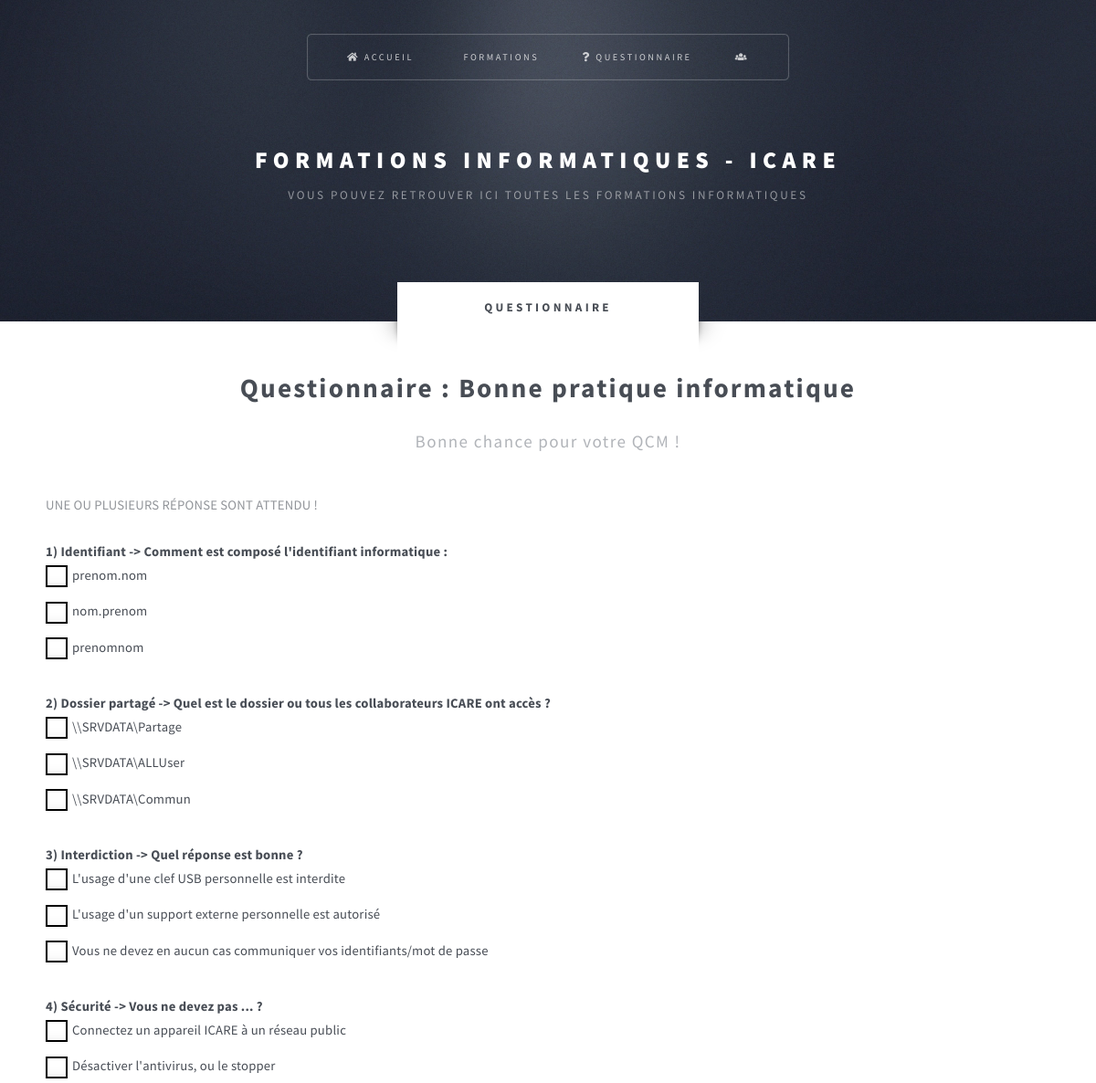
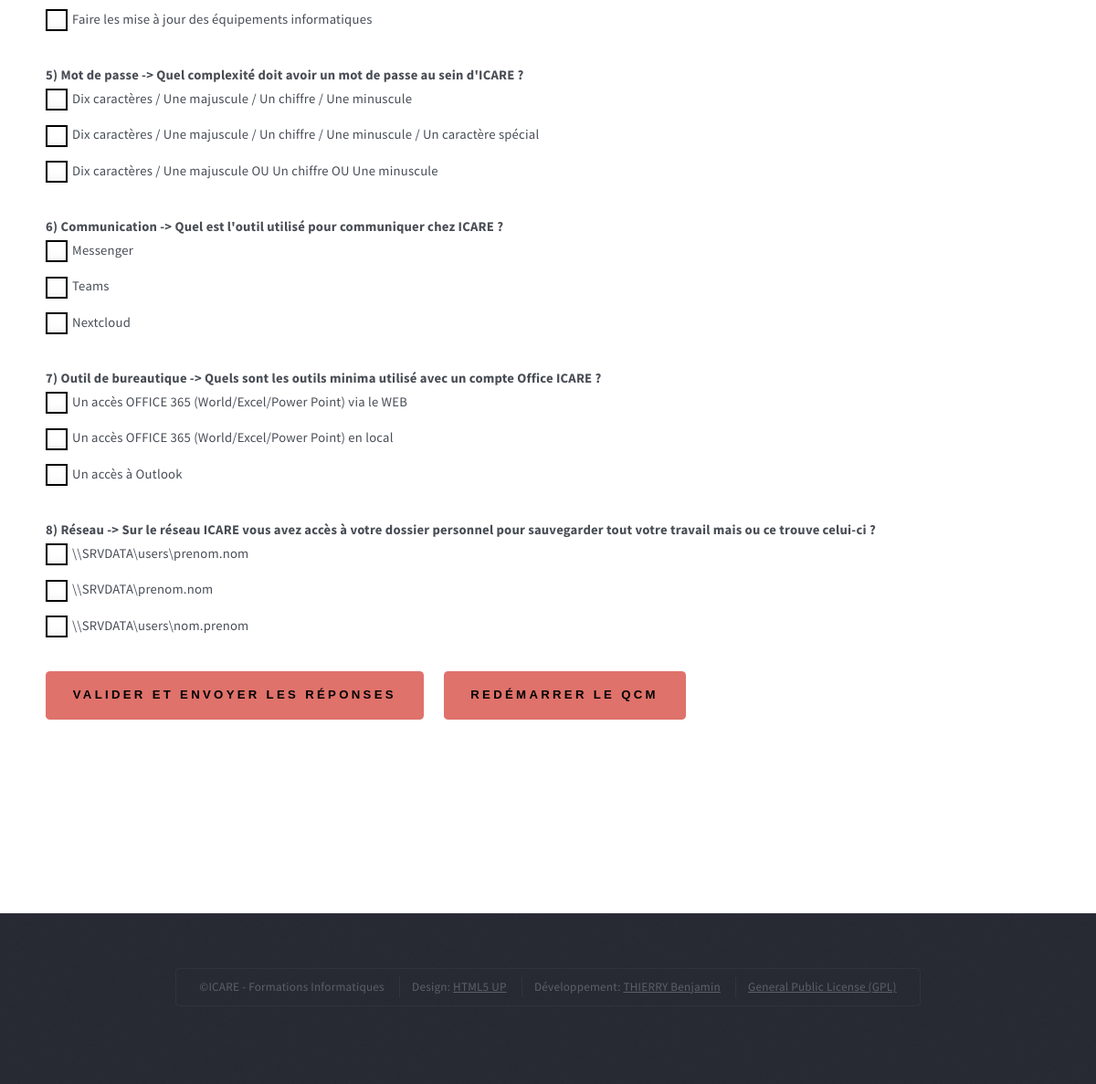
/pages/questionnaire.php?qcm=27 (signed in), run on the app's committed database (2 pictures, top to bottom).
### tables this page shows
CREATE TABLE `formations` (
  `id` int(11) NOT NULL,
  `nom` varchar(255) NOT NULL,
  `description` text NOT NULL,
  `groupe` varchar(255) DEFAULT 'ALL',
  `video` varchar(255) NOT NULL
);

CREATE TABLE `question` (
  `id` int(11) NOT NULL,
  `nom` varchar(255) NOT NULL,
  `description` text DEFAULT 'NULL',
  `reponse` varchar(255) NOT NULL,
  `reponse_vrai` varchar(255) NOT NULL,
  `id_formations` int(11) NOT NULL
);

### pages/questionnaire.php (the view, shortened to what this page needs)
<!DOCTYPE HTML>
<?php $nb_qcm = $_GET["qcm"]; ?>
<html>
	<head>
		<link rel="stylesheet" href="../assets/css/main.css" />
		<link rel="stylesheet" href="../assets/css/checkbox.css" />
	</head>
	<body class="no-sidebar is-preload">
		<div id="page-wrapper">
				<?php include '../construct/header.php';  ?>
				<div id="main" class="wrapper style2">
					<div class="title">Questionnaire</div>
					<div class="container">
							<div id="content">
								<article class="box post">
									<?php
										include '../bdd/connect.php';
										$dbname = "formations";
										$conn = new mysqli($servername, $username, $password, $dbname);
										$sql = "SELECT `id`,`nom`,`description`,`groupe`,`video` FROM `formations` WHERE `id` = ".$nb_qcm;
										$result = $conn->query($sql);
										if ($result->num_rows > 0) {
										  while($row = $result->fetch_assoc()) {
												echo "<header class=\"style1\"><h2>Questionnaire : ".$row["nom"]."</h2>";
												echo "<p>Bonne chance pour votre QCM !</p></header>";
												echo "<p>UNE OU PLUSIEURS RÉPONSE SONT ATTENDU !</p>";
										  }
										}
									?>
									<form class="quiz" name="quiz" method="post">
										<?php
											include '../bdd/connect.php';
											$dbname = "formations";
											$conn = new mysqli($servername, $username, $password, $dbname);
											$sql = "SELECT `id`,`nom`,`description`,`reponse`,`reponse_vrai`,`id_formations` FROM `question` WHERE `id_formations`=".$nb_qcm;
											$result = $conn->query($sql);
											$i = 1;
											if ($result->num_rows > 0) {
												while($row = $result->fetch_assoc()) {
													$numQuestion = $i;
													$titre=$row["nom"];
													$description=$row["description"];
													$question=$row["reponse"];
													$questions=explode('|',$question);
													echo "<b>".$numQuestion.") ".$titre." -> ".$description."</b>";
													$nbQuestions = sizeof($questions);
													for ($x=0;$x<$nbQuestions;$x++) {
														$reponse = $questions[$x];
														$numeroQuestion = $row["id"].$x;
														echo "<div class=\"form-group\">
																	  <input type=\"checkbox\" name=\"q".$i."\" value=\"".$numeroQuestion."\" id=\"".$numeroQuestion."\">
																	  <label class=\"rep\" for=\"".$numeroQuestion."\">".$reponse."</label>
																	</div>";
													}
													echo "<br>";
													$i++;
												}
												echo "<input type=\"button\" name=\"Valider\" value=\"Valider et envoyer les réponses\" onClick=\"main(this.form);\">&nbsp;&nbsp;&nbsp;&nbsp;&nbsp;&nbsp;
												<input type=\"reset\" value=\"Redémarrer le QCM\">&nbsp;&nbsp;&nbsp;<p><br>
												";
											} else {
												echo "Aucune question n'est disponible sur ce questionnaire !<br>Veuillez contacter un administarteur.";
											}
										?>
									</form>
								</article>
							</div>
					</div>
				</div>
				<?php include '../construct/footer.php';  ?>
		</div>
	</body>
</html>

### construct/header.php (shortened to what this page needs)
<section id="header" class="wrapper">
		<div id="logo">
			<h1><a href="#">Formations Informatiques - ICARE</a></h1>
			<p>Vous pouvez retrouver ici toutes les formations informatiques</p>
		</div>
			<nav id="nav">
				<ul>
					<li class="current"><a href="/Formation/SiteWEB/"><i class="fas fa-home"></i> Accueil</a></li>
					<li><a href="/Formation/SiteWEB/pages/formations.php"><i class="fas fa-chalkboard-teacher"></i> Formations</a></li>
					<li><a href="/Formation/SiteWEB/pages/QCM.php"><i class="fas fa-question"></i> Questionnaire</a></li>
					<li>
						<a href="#"><i class="fas fa-users"></i> <?php echo $_SESSION["user"] ?></a>
				</li>
				</ul>
			</nav>
</section>

### construct/footer.php
<section id="footer">
	<div id="copyright">
		<ul>
			<li>&copy;ICARE - Formations Informatiques</li>
			<li>Design: <a href="http://html5up.net">HTML5 UP</a></li>
			<li>Développement: <a href="https://www.beninfo.fr/">THIERRY Benjamin</a></li>
			<li><a href="https://github.com/Akwellan/FormationsWEB">General Public License (GPL)</a></li>
		</ul>
	</div>
</section>

### assets/css/checkbox.css (style rules this page uses)
.rep { font-weight: normal; }
.quiz { align-items: center; }
.form-group,.form-group:before, .form-group:after { -webkit-box-sizing: border-box; -moz-box-sizing: border-box; box-sizing: border-box; margin: 0; padding: 0; display: block; margin-bottom: 15px; }
.form-group label { position: relative; cursor: pointer; }
.form-group label:before { content:''; -webkit-appearance: none; background-color: transparent; border: 2px solid #000000; box-shadow: 0 1px 2px rgba(0, 0, 0, 0.05), inset 0px -15px 10px -12px rgba(0, 0, 0, 0.05); padding: 10px; display: inline-block; position: relative; vertical-align: middle; cursor: pointer; margin-right: 5px; }

### data on the page
formations: nom "Bonne pratique informatique"
question: numQuestion "1", nom "Identifiant", description "Comment est composé l'identifiant informatique :", reponse "prenom.nom", reponse "nom.prenom", reponse "prenomnom"
question: numQuestion "2", nom "Dossier partagé", description "Quel est le dossier ou tous les collaborateurs ICARE ont accès ?", reponse "\\\\SRVDATA\\Partage", reponse "\\\\SRVDATA\\ALLUser", reponse "\\\\SRVDATA\\Commun"
question: numQuestion "3", nom "Interdiction", description "Quel réponse est bonne ?", reponse "L'usage d'une clef USB personnelle est interdite", reponse "L'usage d'un support externe personnelle est autorisé", reponse "Vous ne devez en aucun cas communiquer vos identifiants/mot de passe"
question: numQuestion "4", nom "Sécurité", description "Vous ne devez pas ... ?", reponse "Connectez un appareil ICARE à un réseau public", reponse "Désactiver l'antivirus, ou le stopper", reponse "Faire les mise à jour des équipements informatiques"
question: numQuestion "5", nom "Mot de passe", description "Quel complexité doit avoir un mot de passe au sein d'ICARE ?", reponse "Dix caractères / Une majuscule / Un chiffre / Une minuscule", reponse "Dix caractères / Une majuscule / Un chiffre / Une minuscule / Un caractère spécial", reponse "Dix caractères / Une majuscule OU Un chiffre OU Une minuscule"
question: numQuestion "6", nom "Communication", description "Quel est l'outil utilisé pour communiquer chez ICARE ?", reponse "Messenger", reponse "Teams", reponse "Nextcloud"
question: numQuestion "7", nom "Outil de bureautique", description "Quels sont les outils minima utilisé avec un compte Office ICARE ?", reponse "Un accès OFFICE 365 (World/Excel/Power Point) via le WEB", reponse "Un accès OFFICE 365 (World/Excel/Power Point) en local", reponse "Un accès à Outlook"
question: numQuestion "8", nom "Réseau", description "Sur le réseau ICARE vous avez accès à votre dossier personnel pour sauvegarder tout votre travail mais ou ce trouve celui-ci ?", reponse "\\\\SRVDATA\\users\\prenom.nom", reponse "\\\\SRVDATA\\prenom.nom", reponse "\\\\SRVDATA\\users\\nom.prenom"
